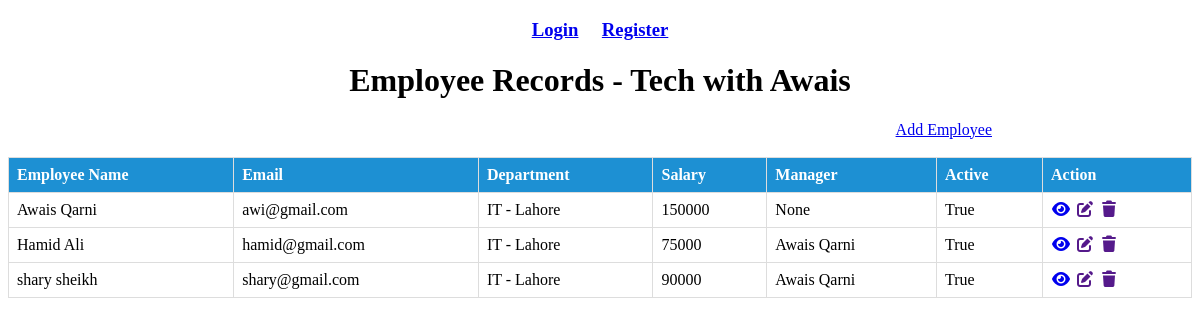
The page /home on the database its author committed.
### employees/models.py (models this page shows)
class Employee(models.Model):
    first_name = models.CharField(max_length=50)
    last_name = models.CharField(max_length=50)
    email = models.EmailField(unique=True)
    designation = models.CharField(max_length=50)
    salary = models.IntegerField()
    joining_date = models.DateField()
    is_active = models.BooleanField(default=True)
    department = models.ForeignKey('Department', on_delete=models.SET_NULL, null=True, blank=True)
    manager = models.ForeignKey('self', on_delete=models.SET_NULL, null=True, blank=True)
    image = models.ImageField(upload_to='emp_images', default='default.png')
    def __str__(self):
        return f"{self.first_name} {self.last_name}"
    def full_name(self):
        return f"{self.first_name} {self.last_name}"

class Department(models.Model):
    name = models.CharField(max_length=25)
    location = models.CharField(max_length=25)
    def __str__(self):
        return f"{self.name} - {self.location}"

### employees/views.py (the view)
# urls.py: 2. Add a URL to urlpatterns:  path('', views.home, name='home')
def home(request):
    employees = Employee.objects.all()
    context = {'employees': employees}
    return render(request, 'home.html', context)

### templates/home.html (shortened to what this page needs)
{% load static %}
<!doctype html>
<html lang="en">
  <head>
    <link rel="stylesheet" href="{% static 'css/style.css' %}" />
    <link
      rel="stylesheet"
      href="https://cdnjs.cloudflare.com/ajax/libs/font-awesome/7.3.1/css/all.min.css"
    />
  </head>
  <body>
    {% if user.is_authenticated %}
    <h3 style="text-align: right; margin-right: 10px">
      <a href="{% url 'logout' %}">Logout</a>
    </h3>
    {% else %}
    <h3 style="text-align: center">
      <a href="{% url 'login' %}">Login</a>&emsp;
      <a href="{% url 'register' %}">Register</a>
    </h3>
    {% endif %}
    <h1>Employee Records - Tech with Awais</h1>
    <a href="{% url 'add_employee' %}" style="float: right; margin-right: 200px"
      >Add Employee</a
    ><br /><br />
    <table>
      <tr>
        <th>Employee Name</th>
        <th>Email</th>
        <th>Department</th>
        <th>Salary</th>
        <th>Manager</th>
        <th>Active</th>
        <th>Action</th>
      </tr>
      {% for ep in employees %}
      <tr>
        <td>{{ep.full_name }}</td>
        <td>{{ep.email}}</td>
        <td>{{ep.department }}</td>
        <td>{{ep.salary}}</td>
        <td>{{ep.manager}}</td>
        <td>{{ep.is_active}}</td>
        <td>
          <a href="{% url 'employee_name' ep.id %}"
            ><i class="fa fa-eye" aria-hidden="true"></i
          ></a>
          <a href=""><i class="fa fa-edit"></i></a>
          <a href=""><i class="fa fa-trash"></i></a>
        </td>
      </tr>
      {% endfor %}
    </table>
  </body>
</html>

### static/css/style.css (style rules this page uses)
h1, h3 { text-align: center; }
table { border-collapse: collapse; width: 100%; }
th, td { border: 1px solid #ddd; padding: 8px; }
th { background-color: #1d90d3; color: white; text-align: left; }

### rows shown on the page
Employee: full_name "Awais Qarni", email "awi@gmail.com", department "IT - Lahore", salary "150000", manager "None", is_active "True"
Employee: full_name "Hamid Ali", email "hamid@gmail.com", department "IT - Lahore", salary "75000", manager "Awais Qarni", is_active "True"
Employee: full_name "shary sheikh", email "shary@gmail.com", department "IT - Lahore", salary "90000", manager "Awais Qarni", is_active "True"
